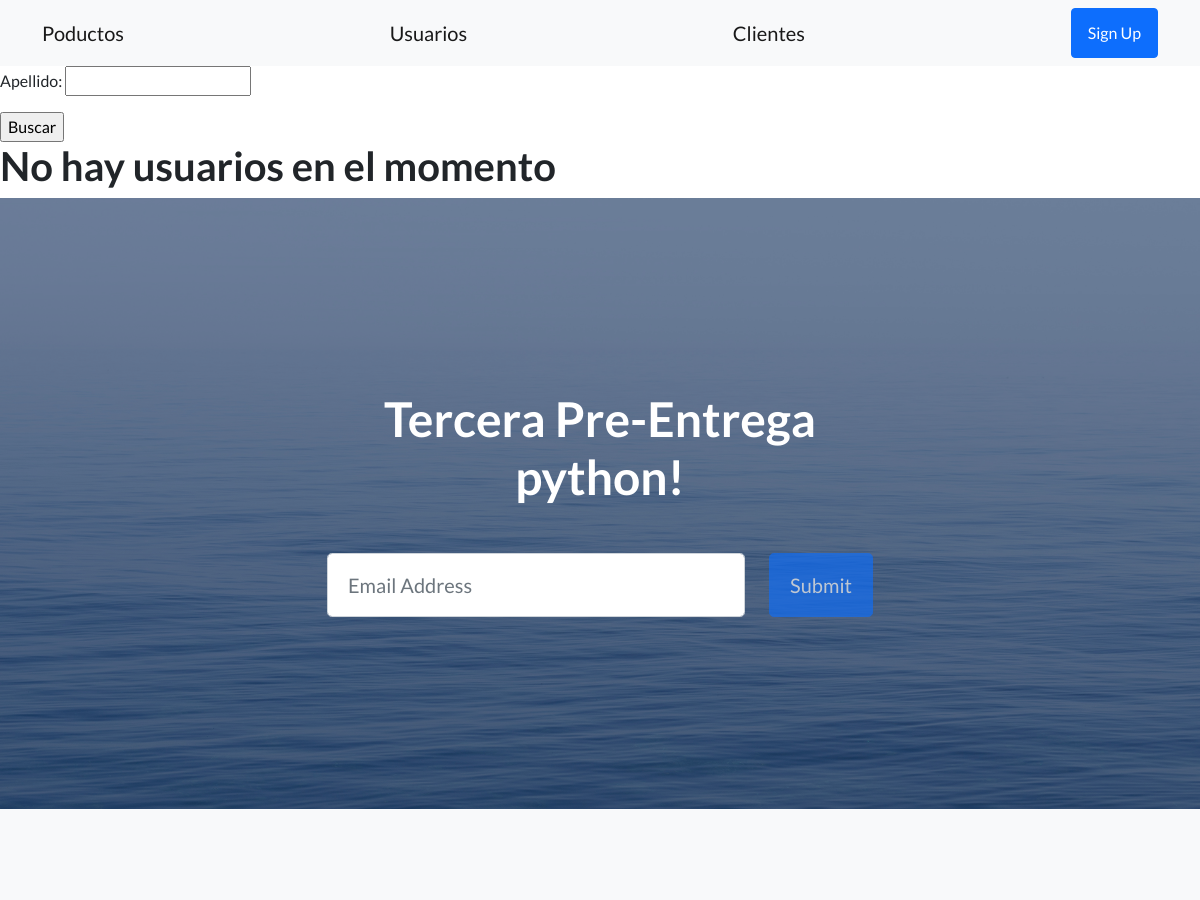
/coder/usuarios/ (upper part), run on an earlier commit of the app's database.
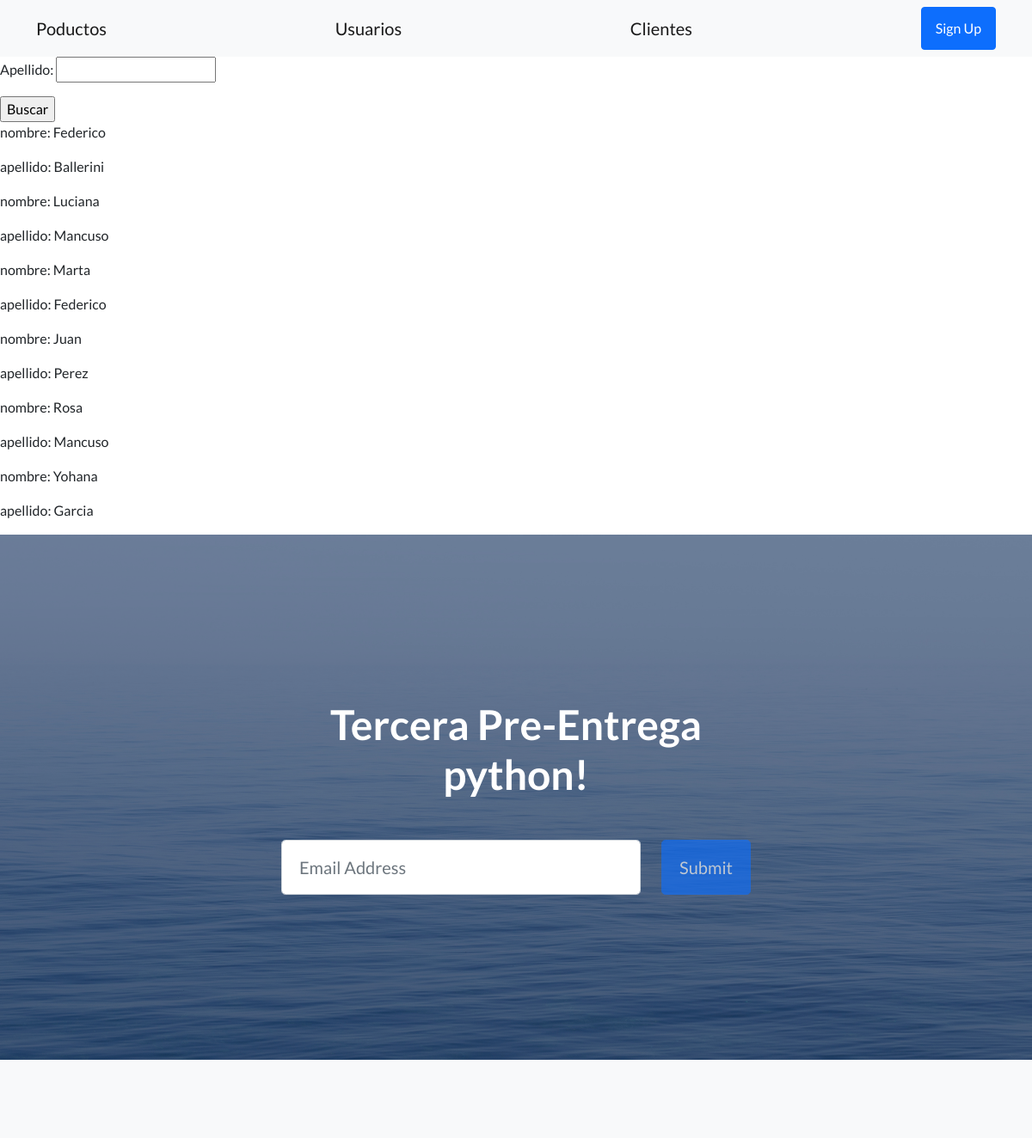
And on a later commit of the database.
### AppCoder/models.py (models this page shows, shortened)
class Usuario(models.Model):
    nombre = models.CharField(max_length=30)
    apellido = models.CharField(max_length=30)

### AppCoder/views.py (the view)
# urls.py: path('usuarios/', usuario, name="AppCoderUsuarios"),
def usuario(request):
    all_usuarios=Usuario.objects.all()
    context={"usuarios": all_usuarios, "form_busqueda":BusquedaUsuarioForm}
    return render(request, "AppCoder/usuarios.html", context=context)

### templates/AppCoder/usuarios.html
{% extends 'base.html' %}
{% block contenido_cambia %}
    <form action="{% url 'AppCoderBusquedaUsuario' %}">
        {{ form_busqueda.as_p }}
        <input type="submit" value="Buscar">
    </form>
    {% if usuarios %}
        {% for usuario in usuarios %}
            <p>nombre: {{usuario.nombre}}</p>
            <p>apellido: {{usuario.apellido}}</p>
        {% endfor %}
    {% else %}
    <h1>No hay usuarios en el momento</h1>
    {% endif %}
{% endblock %}

### templates/base.html (shortened to what this page needs)
<!DOCTYPE html>
<html lang="en">
    <head>
        {% load static %}
        <link href="https://cdn.jsdelivr.net/npm/bootstrap-icons@1.5.0/font/bootstrap-icons.css" rel="stylesheet" type="text/css" />
        <link href="{% static 'AppCoder/css/styles.css' %}" rel="stylesheet" />
    </head>
    <body>
        <nav class="navbar navbar-light bg-light static-top">
            <div class="container">
                <a class="navbar-brand" href="{% url 'AppCoderProductos' %}">Poductos</a>
                <a class="navbar-brand" href="{% url 'AppCoderUsuarios' %}">Usuarios</a>
                <a class="navbar-brand" href="{% url 'AppCoderClientes' %}">Clientes</a>
                <a class="btn btn-primary" href="#signup">Sign Up</a>
            </div>
        </nav>
        {% block contenido_cambia %}{% endblock %}
        <header class="masthead">
            <div class="container position-relative">
                <div class="row justify-content-center">
                    <div class="col-xl-6">
                        <div class="text-center text-white">
                            <h1 class="mb-5">Tercera Pre-Entrega python!</h1>
                            <form class="form-subscribe" id="contactForm" data-sb-form-api-token="API_TOKEN">
                                <div class="row">
                                    <div class="col">
                                        <input class="form-control form-control-lg" id="emailAddress" type="email" placeholder="Email Address" data-sb-validations="required,email" />
                                    </div>
                                    <div class="col-auto"><button class="btn btn-primary btn-lg disabled" id="submitButton" type="submit">Submit</button></div>
                                </div>
                            </form>
                        </div>
                    </div>
                </div>
            </div>
        </header>
        <section class="features-icons bg-light text-center">
        </section>
    </body>
</html>

What changed in the data, as far as the page shows it:
added Usuario: nombre "Federico", apellido "Ballerini"
added Usuario: nombre "Luciana", apellido "Mancuso"
added Usuario: nombre "Marta", apellido "Federico"
added Usuario: nombre "Juan", apellido "Perez"
added Usuario: nombre "Rosa", apellido "Mancuso"
added Usuario: nombre "Yohana", apellido "Garcia"
Also different on the page:
text no longer shown: "No hay usuarios en el momento"
